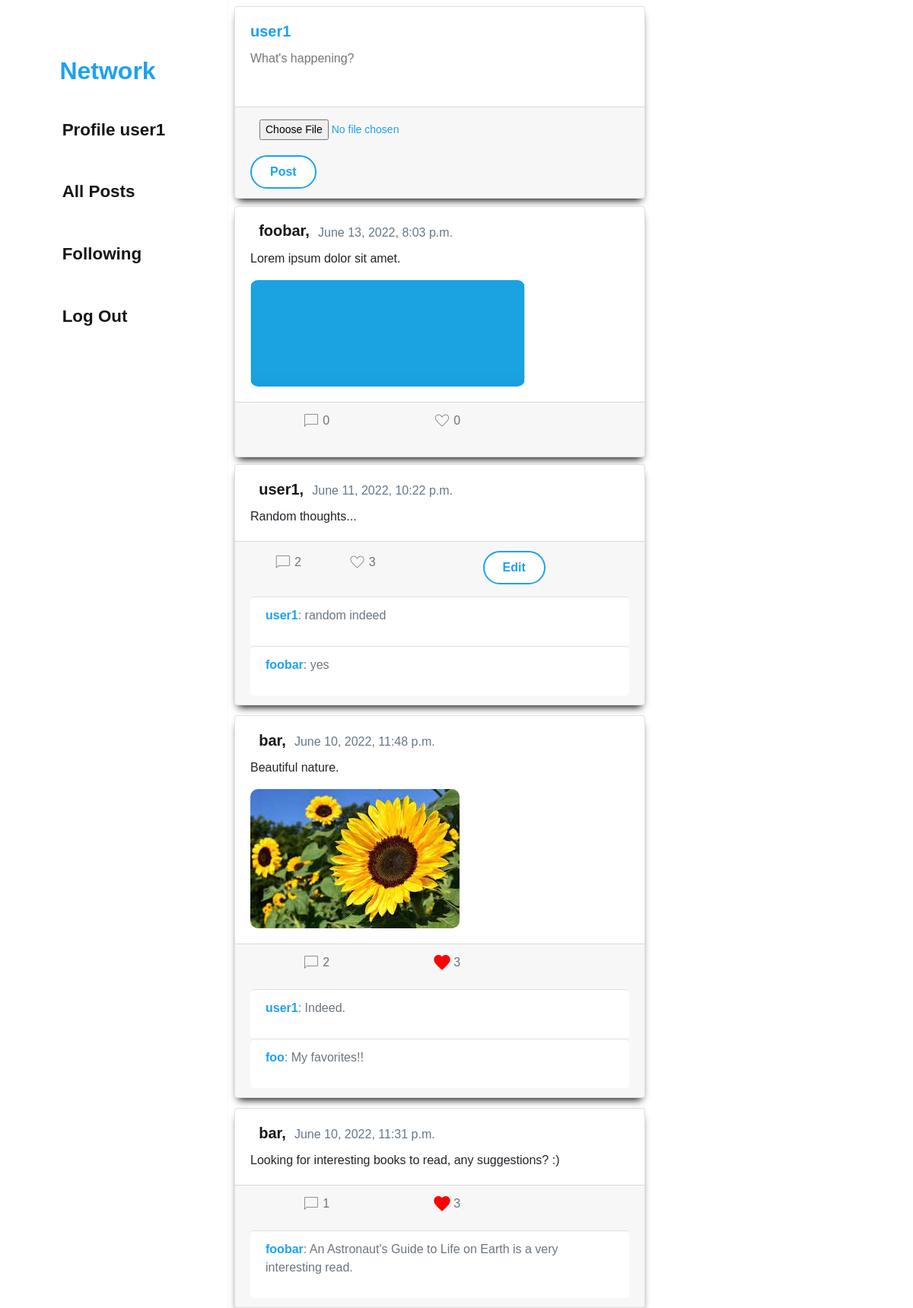
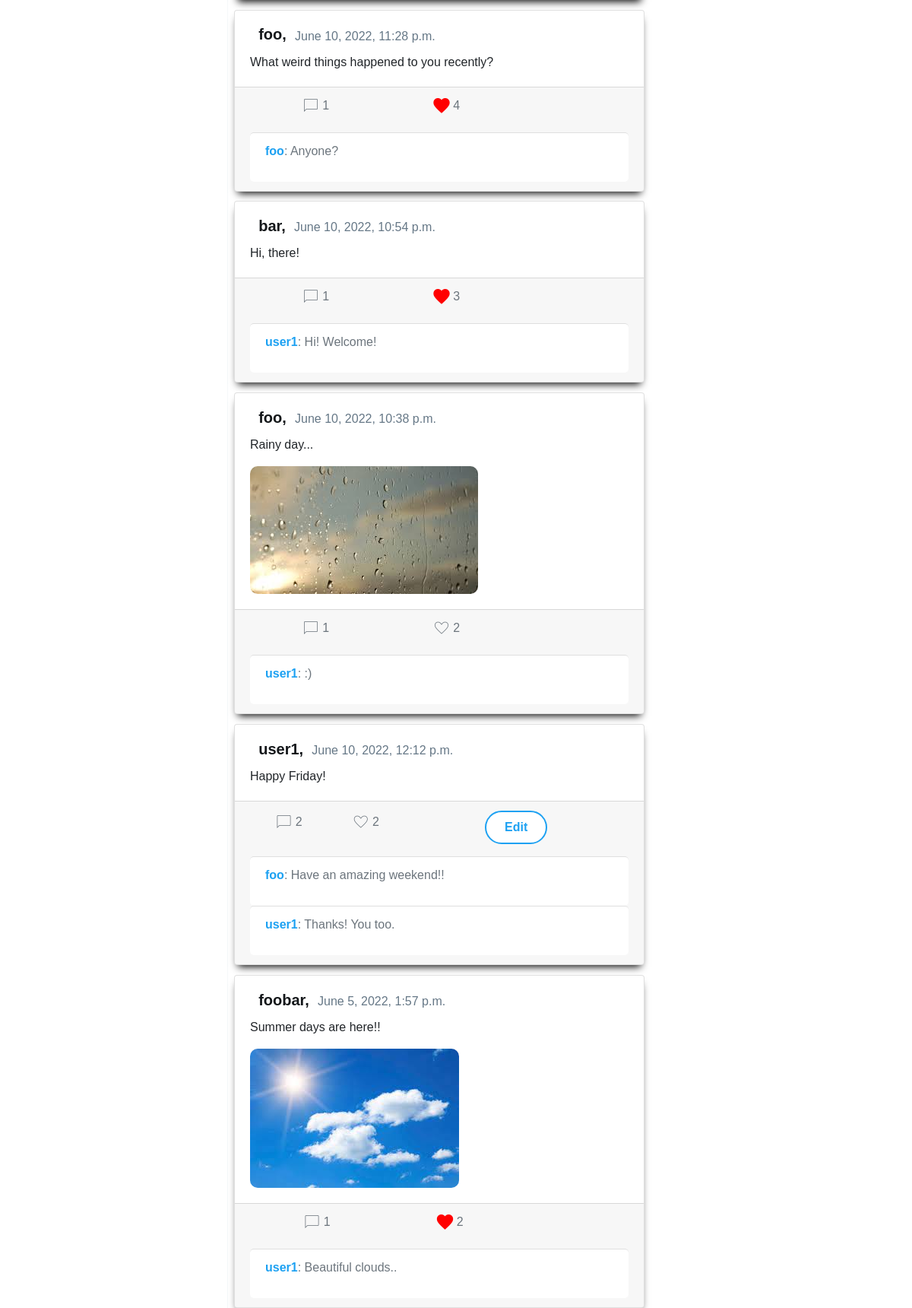
/ (signed in, upper part), run on the app's committed database (2 pictures, top to bottom).
### network/models.py (models this page shows, shortened)
class User(AbstractUser):
    pass

class Post(models.Model):
    owner = models.ForeignKey(User, on_delete=models.CASCADE, related_name="posts")
    content = models.TextField(max_length=300)
    date = models.DateTimeField(auto_now_add=True, blank=True)
    image = models.ImageField(upload_to='images', blank=True)
    class Meta:
        ordering = ['-date']

class Comment(models.Model):
    post = models.ForeignKey(Post, on_delete=models.CASCADE, related_name="comments")
    user = models.ForeignKey(User, on_delete=models.SET_NULL, blank=True, null=True, related_name="commentBy")
    text = models.TextField(max_length=300)

### network/views.py (the view, shortened to what this page needs)
# urls.py: path("", views.index, name="index"),
@csrf_exempt
def index(request):
    if request.user.is_authenticated:
        if request.method == 'GET':
            posts = Post.objects.all()
            paginator = Paginator(posts, 10)
            page_number = request.GET.get('page')
            page_obj = paginator.get_page(page_number)
            userLikes = list(posts)
            for post in userLikes:
                post.is_liked = post.likes.filter(likedBy=request.user).exists()
            return render(request, "network/index.html", {
                'posts': posts,
                'likes': Like.objects.all(),
                'comments': Comment.objects.all(),
                'form': AddPost(),
                'userLiked': userLikes,
                'page_obj': page_obj
            })
    else:
        return HttpResponseRedirect(reverse("login"))

### network/views.py
class AddPost(forms.Form):
    content = forms.CharField(label="Content", widget=forms.Textarea(attrs={
        'placeholder': "What's happening?", 'class': 'add-post-content'}), max_length=300)
    image = forms.ImageField(label="Image", required=False)

### network/templates/network/index.html (shortened to what this page needs)
{% extends "network/layout.html" %}
{% load static %}
{% block body %}
    <div class="card card-post">
        <div class="card-body">
            <h5 class="card-title"><strong style="color: #1DA1F2">{{ user.username }}</strong></h5>
            <form id="add-post" autocomplete="off" enctype="multipart/form-data">
            <p class="card-text">{{ form.content }}</p>
        </div>
        <div class="card-footer text-muted">
            <p>{{ form.image }}</p>
            <input type="submit" name="create-post" value="Post">
        </div>
    </div>
    <div id="posts-wrapper">
        {% if posts %}
            {% for post in page_obj.object_list %}
                <div class="card" data-postid="{{ post.id }}" data-post-owner="{{ post.owner.id }}">
                    <div class="card-body">
                    <h5 class="card-title"><a href="{% url 'profile' post.owner.id %}"><strong>{{ post.owner }},</strong></a><span class="date">{{ post.date }}</span></h5>
                    <p class="card-text">{{ post.content }}</p>
                    {% if post.image %}
                    <img src="{{ post.image.url }}">
                    {% endif %}
                    </div>
                    <div class="card-footer text-muted">
                        <div class="card-bubble">
                            <p class="comment-btn"><span class="material-symbols-outlined">chat_bubble</span>{{ post.comments.count }}</p>
                            {% if post.owner == user or post.likes.count == 0 %}
                                <p class="like-button"><span class="material-symbols-outlined">favorite</span>{{ post.likes.count }}</p>
                            {% else %}
                                {% for userLikedPost in userLiked %}
                                    {% if userLikedPost == post %}
                                        {% if userLikedPost.is_liked is True %}
                                            <p class="like-button like"><span class="material-symbols-outlined">favorite</span>{{ post.likes.count }}</p>
                                        {% else %}
                                            <p class="like-button"><span class="material-symbols-outlined">favorite</span>{{ post.likes.count }}</p>
                                        {% endif %}
                                    {% endif %}
                                {% endfor %}
                            {% endif %}
                            {% if post.owner == user %}
                                <p><a class="edit-btn submit-btn" href="{% url 'profile' post.owner.id %}">Edit</a></p>
                            {% endif %}
                        </div>
                        {% for comment in comments %}
                            {% if comment.post == post%}
                            <div data-comment-post-id="{{ post.id }}" class="card-footer text-muted" style="background-color: #fff; border-radius: 5px;">
                                <p><strong style="color: #1DA1F2;">{{ comment.user}}</strong>: {{ comment.text}}</p>
                            </div>
                            {% endif %}
                        {% endfor %}
                    </div>
                </div>
            {% endfor %}
        {% else %}
            <p>Create your first post!</p>
        {% endif %}
        </div>
{% endblock %}

### network/templates/network/layout.html (shortened to what this page needs)
{% load static %}
<!DOCTYPE html>
<html lang="en">
    <head>
        <link rel="stylesheet" href="https://stackpath.bootstrapcdn.com/bootstrap/4.4.1/css/bootstrap.min.css">
        <link href="{% static 'network/styles.css' %}" rel="stylesheet">
    </head>
    <body>
        <nav class="navigation">
        <a class="navbar-brand" href="{% url 'index' %}"><strong>Network</strong></a>
        <div class="menu">
            <ul class="menu-item">
            {% if user.is_authenticated %}
                <li>
                    <a href="{% url 'profile' user.id %}"><strong>Profile {{ user.username }}</strong></a>
                </li>
            {% endif %}
            <li>
                <a href="{% url 'index' %}"><strong>All Posts</strong></a>
            </li>
            {% if user.is_authenticated %}
                <li>
                    <a href="{% url 'following' %}"><strong>Following</strong></a>
                </li>
                <li>
                    <a href="{% url 'logout' %}"><strong>Log Out</strong></a>
                </li>
            {% endif %}
            </ul>
        </div>
        </nav>
        <div class="body">
            {% block body %}
            {% endblock %}
        </div>
    </body>
</html>

### network/static/network/styles.css (style rules this page uses)
*, *::before, *::after { box-sizing: border-box; margin: 0; padding: 0; text-decoration: none; }
body { font-family: Arial, Helvetica, sans-serif; }
.body { margin-left: 25%; max-width: calc(100% - 25%); }
#posts-wrapper { max-width: 60%; }
.navigation { height: 100%; width: 25%; position: fixed; left: 0; top: 0; display: flex; flex-direction: column; justify-content: flex-start; align-items: center; border-right: 1px solid #F5F8FA; font-size: 1.4rem; padding-top: 4rem; }
a { border-radius: 20px; color: #14171A; padding: 0.7rem; transition-duration: 200ms; }
.menu-item li { padding-bottom: 3rem; list-style-type: none; }
.navbar-brand { font-size: 2rem; margin-bottom: 2rem; color: #1DA1F2; }
.card:first-child { margin-top: 0.5rem; margin-bottom: 0.6rem; }
.card { width: 100%; box-shadow: 0px 7px 10px -5px #000000; margin-bottom: 0.8rem; margin-left: 0.5rem; transition-duration: 300ms; }
.card img { border-radius: 10px; max-width: 100%; }
.date { font-size: 1rem; color: #657786; }
.add-post-content { width: 100%; height: 3em; outline: none; resize: none; border: none; border-radius: 5px; }
.card-bubble { display: flex; justify-content: space-around; align-items: baseline; }
.card-post { width: 60%; }
input[type="submit"], .submit-btn { display: inline-block; background-color: #fff; border-radius: 50px; border: 2px solid #1DA1F2; color: #1DA1F2; cursor: pointer; font-size: 16px; font-weight: bold; padding: 8px 24px; text-align: center; text-decoration: none; transition-duration: 200ms; }
#id_image { display: inline-block; border-radius: 10px; color: #1DA1F2; font-size: 14px; padding: 4px 12px; text-align: center; text-decoration: none; transition-duration: 200ms; cursor: pointer; }
input[type="file"] { border: none; }
.like-button, .comment-btn { display: flex; justify-content: baseline; }
.like-button span, .comment-btn span { cursor: pointer; transition: scale 400ms ease-in-out, color 400ms ease-in-out; font-variation-settings: 'FILL' 0, 'wght' 200, 'GRAD' 0, 'opsz' 48 }
.like span { color: red; font-variation-settings: 'FILL' 1, 'wght' 700, 'GRAD' 0, 'opsz' 48; transition: scale 400ms ease-in-out, color 400ms ease-in-out; }
.like-button span, .comment-btn span { margin-right: 0.2rem; }
.comment-btn { cursor: pointer; transition: scale 400ms ease-in-out, color 400ms ease-in-out; }

### data on the page
User: username "user1"
Post: owner "foobar", date "June 13, 2022, 8:03 p.m.", content "Lorem ipsum dolor sit amet.", image (picture), comments.count "0", likes.count "0"
Post: owner "user1", date "June 11, 2022, 10:22 p.m.", content "Random thoughts...", comments.count "2", likes.count "3"
Comment: user "user1", text "random indeed"
Comment: user "foobar", text "yes"
Post: owner "bar", date "June 10, 2022, 11:48 p.m.", content "Beautiful nature.", image (picture), comments.count "2", likes.count "3"
Comment: user "user1", text "Indeed."
Comment: user "foo", text "My favorites!!"
Post: owner "bar", date "June 10, 2022, 11:31 p.m.", content "Looking for interesting books to read, any suggestions? :)", comments.count "1", likes.count "3"
Comment: user "foobar", text "An Astronaut's Guide to Life on Earth is a very interesting read."
Post: owner "foo", date "June 10, 2022, 11:28 p.m.", content "What weird things happened to you recently?", comments.count "1", likes.count "4"
Comment: user "foo", text "Anyone?"
Post: owner "bar", date "June 10, 2022, 10:54 p.m.", content "Hi, there!", comments.count "1", likes.count "3"
Comment: user "user1", text "Hi! Welcome!"
Post: owner "foo", date "June 10, 2022, 10:38 p.m.", content "Rainy day...", image (picture), comments.count "1", likes.count "2"
Comment: user "user1", text ":)"
Post: owner "user1", date "June 10, 2022, 12:12 p.m.", content "Happy Friday!", comments.count "2", likes.count "2"
Comment: user "foo", text "Have an amazing weekend!!"
Comment: user "user1", text "Thanks! You too."
Post: owner "foobar", date "June 5, 2022, 1:57 p.m.", content "Summer days are here!!", image (picture), comments.count "1", likes.count "2"
Comment: user "user1", text "Beautiful clouds.."
